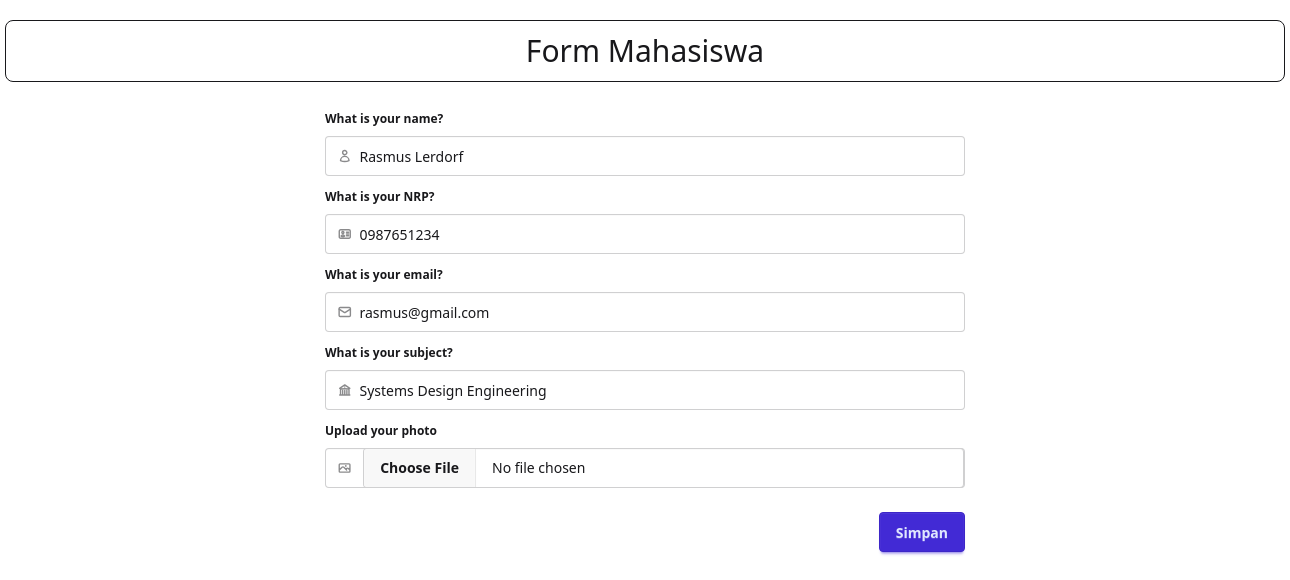
Page /manage-student.php?edit=7 on the committed database.
### tables this page shows
CREATE TABLE `students` (
  `id` int(11) NOT NULL,
  `nama` varchar(100) NOT NULL,
  `nrp` varchar(100) NOT NULL,
  `email` varchar(100) NOT NULL,
  `jurusan` varchar(100) NOT NULL,
  `gambar` varchar(255) NOT NULL,
  `created_at` timestamp NOT NULL DEFAULT current_timestamp(),
  `updated_at` timestamp NULL DEFAULT NULL ON UPDATE current_timestamp()
);

### config/connection.php (called while the page is built, shortened)
<?php
$conn = mysqli_connect("localhost", "root", "", "db_belajar_php_1");
function query($query){
    global $conn;
    $result = mysqli_query($conn, $query);
    $rows = [];
    while ($row = mysqli_fetch_assoc($result)){
        $rows[] = $row;
    }
    return $rows;
}
?>

### manage-student.php (the view, shortened to what this page needs)
<?php
include 'config/connection.php';
$id = isset($_GET['edit']) ? $_GET['edit'] : null;
$data = !is_null($id) ? query("SELECT * FROM students WHERE id = $id")[0] : 0;
?>
<!DOCTYPE html>
<html lang="en">
<head>
    <link rel="stylesheet" href="assets/css/style.css">
</head>
<body>
    <div class="w-7xl mx-auto">
        <div class="text-3xl text-center my-5 rounded-lg border py-3">Form Mahasiswa</div>
        <div class="w-1/2 mx-auto">
            <form action="" method="post" enctype="multipart/form-data">
                <fieldset class="fieldset">
                    <legend class="fieldset-legend">What is your name?</legend>
                    <label class="input validator w-full">
                        <input type="text" placeholder="Enter your name" name="nama" value="<?= isset($_GET['edit']) ? $data['nama'] : "" ?>" required />
                    </label>
                </fieldset>
                <fieldset class="fieldset">
                    <legend class="fieldset-legend">What is your NRP?</legend>
                    <label class="input validator w-full">
                        <input type="number" placeholder="Enter your nrp" name="nrp" value="<?= isset($_GET['edit']) ? $data['nrp'] : "" ?>" required />
                    </label>
                </fieldset>
                <fieldset class="fieldset">
                    <legend class="fieldset-legend">What is your email?</legend>
                    <label class="input validator w-full">
                        <svg class="h-[1em] opacity-50" xmlns="http://www.w3.org/2000/svg" viewBox="0 0 24 24">
                            <g
                            stroke-linejoin="round"
                            stroke-linecap="round"
                            stroke-width="2.5"
                            fill="none"
                            stroke="currentColor"
                            >
                            <rect width="20" height="16" x="2" y="4" rx="2"></rect>
                            <path d="m22 7-8.97 5.7a1.94 1.94 0 0 1-2.06 0L2 7"></path>
                            </g>
                        </svg>
                        <input type="email" placeholder="mail@site.com" name="email" value="<?= isset($_GET['edit']) ? $data['email'] : "" ?>" required />
                    </label>
                </fieldset>
                <fieldset class="fieldset">
                    <legend class="fieldset-legend">What is your subject?</legend>
                    <label class="input validator w-full">
                        <input type="text" placeholder="Enter your subject" name="jurusan" value="<?= isset($_GET['edit']) ? $data['jurusan'] : "" ?>" required />
                    </label>
                </fieldset>
                <fieldset class="fieldset">
                    <legend class="fieldset-legend">Upload your photo</legend>
                    <label class="input validator p-0 w-full">
                        <input type="file" class="file-input w-full" placeholder="Upload your photo" name="gambar"/>
                    </label>
                </fieldset>
                <div class="flex justify-end my-5">
                    <button class="btn btn-primary" type="submit" name="submit">Simpan</button>
                </div>
            </form>
        </div>
    </div>
</body>
</html>

### rows in the picture
students: nama "Rasmus Lerdorf", nrp "0987651234", email "rasmus@gmail.com", jurusan "Systems Design Engineering"
